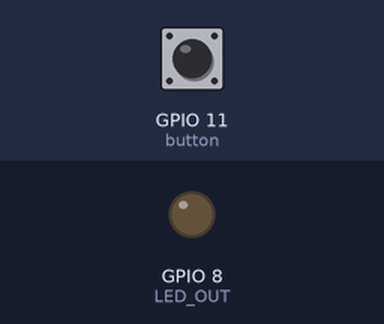
This program was run on a simulated Raspberry Pi (BCM pin numbers). On the bench: output pins drawn as LEDs (lit = HIGH). Inputs (shaded band) come from the test bench; at power-on: GPIO 11 (button) LOW. What the program prints to the terminal is not drawn.

Above: at 1.2 s.
1.3 s: GPIO 11 (button) pulled HIGH for 0.15 s
Timing chart, 0 to 4.3 s (numbered marks = the images above; inputs shaded):
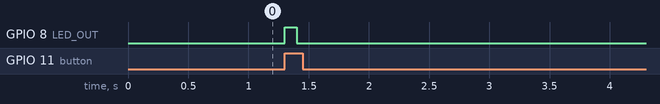

The program:

button.py
```python
#!/usr/bin/python
# -*- coding: utf8 -*-
import time

from RPi import GPIO

"""
TODO:
    Get if button is still depressed
"""


class Button(object):
    """
    A simple interface for a button
    """

    def __init__(
            self,
            pin,
        ):
        self.PIN = pin

        self._init_button()

    def _init_button(self):
        GPIO.setup(
            self.PIN,
            GPIO.IN,
            pull_up_down=GPIO.PUD_DOWN,
        )
        GPIO.add_event_detect(
            self.PIN,
            GPIO.RISING,
        )

    def was_pushed(self):
        return GPIO.event_detected(self.PIN)


def main():
    print 'Hello!'
    try:
        print 'Initialising...'
        GPIO.setmode(GPIO.BCM)
        button = Button(
            pin=11,
        )

        LED_OUT = 8
        GPIO.setup(LED_OUT, GPIO.OUT)

        print 'Testing button...'
        while (True):
            if button.was_pushed():
                print 'Pushed!'
                GPIO.output(LED_OUT, True)
                time.sleep(0.1)
            GPIO.output(LED_OUT, False)
    except KeyboardInterrupt:
        pass
    finally:
        print 'Cleaning up...'
        GPIO.cleanup()
    print 'Bye!'


if __name__ == '__main__':
    main()
```

Measured:
- after the input at 1.3 s, GPIO 8 (LED_OUT): LOW → HIGH at once, → LOW 0.10 s later
